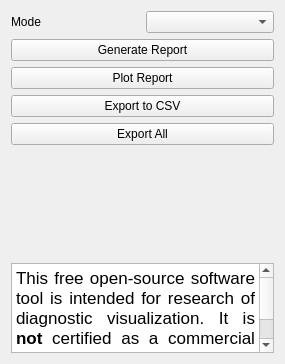
<?xml version="1.0" encoding="UTF-8"?>
<ui version="4.0">
 <class>Form</class>
 <widget class="QWidget" name="Form">
  <property name="geometry">
   <rect>
    <x>0</x>
    <y>0</y>
    <width>285</width>
    <height>364</height>
   </rect>
  </property>
  <property name="windowTitle">
   <string>Form</string>
  </property>
  <layout class="QVBoxLayout" name="verticalLayout">
   <item>
    <layout class="QGridLayout" name="gridLayout">
     <item row="0" column="1">
      <widget class="QComboBox" name="comboBoxMode"/>
     </item>
     <item row="0" column="0">
      <widget class="QLabel" name="labelMode">
       <property name="text">
        <string>Mode</string>
       </property>
      </widget>
     </item>
    </layout>
   </item>
   <item>
    <layout class="QVBoxLayout" name="verticalLayout_2">
     <item>
      <widget class="QPushButton" name="applyButton">
       <property name="text">
        <string>Generate Report</string>
       </property>
      </widget>
     </item>
     <item>
      <widget class="QPushButton" name="plotButton">
       <property name="text">
        <string>Plot Report</string>
       </property>
      </widget>
     </item>
     <item>
      <widget class="QPushButton" name="exportButton">
       <property name="text">
        <string>Export to CSV</string>
       </property>
      </widget>
     </item>
     <item>
      <widget class="QPushButton" name="exportAllButton">
       <property name="text">
        <string>Export All</string>
       </property>
      </widget>
     </item>
    </layout>
   </item>
   <item>
    <spacer name="verticalSpacer">
     <property name="orientation">
      <enum>Qt::Vertical</enum>
     </property>
     <property name="sizeHint" stdset="0">
      <size>
       <width>20</width>
       <height>40</height>
      </size>
     </property>
    </spacer>
   </item>
   <item>
    <widget class="QTextBrowser" name="Message">
     <property name="sizePolicy">
      <sizepolicy hsizetype="Expanding" vsizetype="Fixed">
       <horstretch>0</horstretch>
       <verstretch>0</verstretch>
      </sizepolicy>
     </property>
     <property name="maximumSize">
      <size>
       <width>16777215</width>
       <height>90</height>
      </size>
     </property>
     <property name="toolTip">
      <string>Disclaimer</string>
     </property>
     <property name="html">
      <string>&lt;!DOCTYPE HTML PUBLIC &quot;-//W3C//DTD HTML 4.0//EN&quot; &quot;http://www.w3.org/TR/REC-html40/strict.dtd&quot;&gt;
&lt;html&gt;&lt;head&gt;&lt;meta name=&quot;qrichtext&quot; content=&quot;1&quot; /&gt;&lt;style type=&quot;text/css&quot;&gt;
p, li { white-space: pre-wrap; }
&lt;/style&gt;&lt;/head&gt;&lt;body style=&quot; font-family:'.Lucida Grande UI'; font-size:13pt; font-weight:400; font-style:normal;&quot;&gt;
&lt;p align=&quot;justify&quot; style=&quot; margin-top:0px; margin-bottom:0px; margin-left:0px; margin-right:0px; -qt-block-indent:0; text-indent:0px;&quot;&gt;This free open-source software tool is intended for research of diagnostic visualization. It is &lt;span style=&quot; font-weight:600;&quot;&gt;not&lt;/span&gt; certified as a commercial medical device for diagnostic medical imaging.&lt;/p&gt;&lt;/body&gt;&lt;/html&gt;</string>
     </property>
    </widget>
   </item>
  </layout>
 </widget>
 <resources/>
 <connections/>
</ui>
